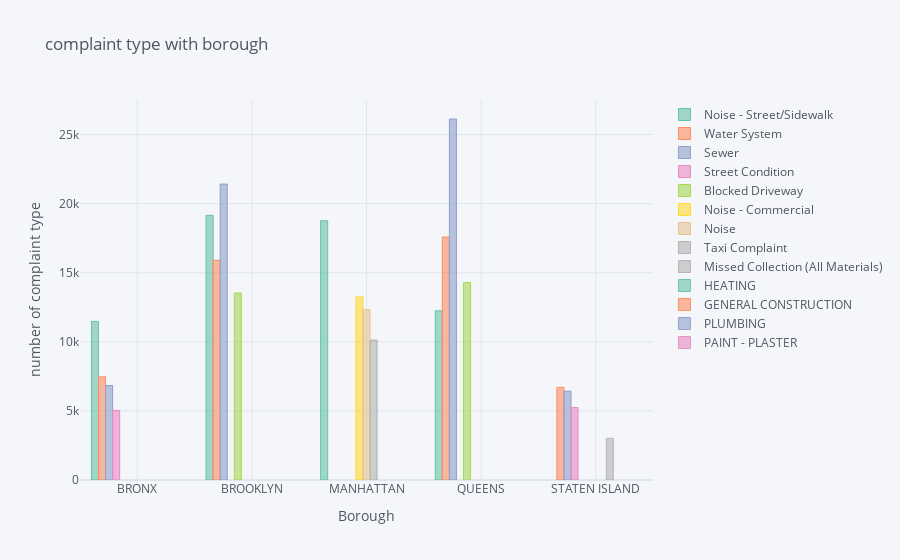

Write notebook code for a chart like this one.
### Code cell
plot_data.iplot(kind='bar', xTitle='Borough',    yTitle='number of complaint type',    title='complaint type with borough', colorscale='set2')

### Figure 1 — Plotly figure (JSON) as saved in the notebook; plotly's stock layout.template omitted (floating-point values rounded to 4 significant figures)
{"data": [{"marker": {"color": "rgba(102, 194, 165, 0.6)", "line": {"color": "rgba(102, 194, 165, 1.0)", "width": 1}}, "name": "Noise - Street/Sidewalk", "orientation": "v", "text": "", "type": "bar", "x": ["BRONX", "BROOKLYN", "MANHATTAN", "QUEENS", "STATEN ISLAND"], "y": [11475, 19150, 18759, 12240, ""]}, {"marker": {"color": "rgba(252, 141, 98, 0.6)", "line": {"color": "rgba(252, 141, 98, 1.0)", "width": 1}}, "name": "Water System", "orientation": "v", "text": "", "type": "bar", "x": ["BRONX", "BROOKLYN", "MANHATTAN", "QUEENS", "STATEN ISLAND"], "y": [7461, 15898, "", 17578, 6704]}, {"marker": {"color": "rgba(141, 160, 203, 0.6)", "line": {"color": "rgba(141, 160, 203, 1.0)", "width": 1}}, "name": "Sewer", "orientation": "v", "text": "", "type": "bar", "x": ["BRONX", "BROOKLYN", "MANHATTAN", "QUEENS", "STATEN ISLAND"], "y": [6840, 21414, "", 26123, 6427]}, {"marker": {"color": "rgba(231, 138, 195, 0.6)", "line": {"color": "rgba(231, 138, 195, 1.0)", "width": 1}}, "name": "Street Condition", "orientation": "v", "text": "", "type": "bar", "x": ["BRONX", "BROOKLYN", "MANHATTAN", "QUEENS", "STATEN ISLAND"], "y": [5043, "", "", "", 5241]}, {"marker": {"color": "rgba(166, 216, 84, 0.6)", "line": {"color": "rgba(166, 216, 84, 1.0)", "width": 1}}, "name": "Blocked Driveway", "orientation": "v", "text": "", "type": "bar", "x": ["BRONX", "BROOKLYN", "MANHATTAN", "QUEENS", "STATEN ISLAND"], "y": ["", 13528, "", 14288, ""]}, {"marker": {"color": "rgba(255, 217, 47, 0.6)", "line": {"color": "rgba(255, 217, 47, 1.0)", "width": 1}}, "name": "Noise - Commercial", "orientation": "v", "text": "", "type": "bar", "x": ["BRONX", "BROOKLYN", "MANHATTAN", "QUEENS", "STATEN ISLAND"], "y": ["", "", 13243, "", ""]}, {"marker": {"color": "rgba(229, 196, 148, 0.6)", "line": {"color": "rgba(229, 196, 148, 1.0)", "width": 1}}, "name": "Noise", "orientation": "v", "text": "", "type": "bar", "x": ["BRONX", "BROOKLYN", "MANHATTAN", "QUEENS", "STATEN ISLAND"], "y": ["", "", 12324, "", ""]}, {"marker": {"color": "rgba(179, 179, 179, 0.6)", "line": {"color": "rgba(179, 179, 179, 1.0)", "width": 1}}, "name": "Taxi Complaint", "orientation": "v", "text": "", "type": "bar", "x": ["BRONX", "BROOKLYN", "MANHATTAN", "QUEENS", "STATEN ISLAND"], "y": ["", "", 10127, "", ""]}, {"marker": {"color": "rgba(179, 179, 179, 0.6)", "line": {"color": "rgba(179, 179, 179, 0.8999999999999999)", "width": 1}}, "name": "Missed Collection (All Materials)", "orientation": "v", "text": "", "type": "bar", "x": ["BRONX", "BROOKLYN", "MANHATTAN", "QUEENS", "STATEN ISLAND"], "y": ["", "", "", "", 3017]}, {"marker": {"color": "rgba(102, 194, 165, 0.6)", "line": {"color": "rgba(102, 194, 165, 0.8999999999999999)", "width": 1}}, "name": "HEATING", "orientation": "v", "text": "", "type": "bar", "x": ["BRONX", "BROOKLYN", "MANHATTAN", "QUEENS", "STATEN ISLAND"], "y": ["", "", "", "", ""]}, {"marker": {"color": "rgba(252, 141, 98, 0.6)", "line": {"color": "rgba(252, 141, 98, 0.8999999999999999)", "width": 1}}, "name": "GENERAL CONSTRUCTION", "orientation": "v", "text": "", "type": "bar", "x": ["BRONX", "BROOKLYN", "MANHATTAN", "QUEENS", "STATEN ISLAND"], "y": ["", "", "", "", ""]}, {"marker": {"color": "rgba(141, 160, 203, 0.6)", "line": {"color": "rgba(141, 160, 203, 0.8999999999999999)", "width": 1}}, "name": "PLUMBING", "orientation": "v", "text": "", "type": "bar", "x": ["BRONX", "BROOKLYN", "MANHATTAN", "QUEENS", "STATEN ISLAND"], "y": ["", "", "", "", ""]}, {"marker": {"color": "rgba(231, 138, 195, 0.6)", "line": {"color": "rgba(231, 138, 195, 0.8999999999999999)", "width": 1}}, "name": "PAINT - PLASTER", "orientation": "v", "text": "", "type": "bar", "x": ["BRONX", "BROOKLYN", "MANHATTAN", "QUEENS", "STATEN ISLAND"], "y": ["", "", "", "", ""]}], "layout": {"legend": {"bgcolor": "#F5F6F9", "font": {"color": "#4D5663"}}, "paper_bgcolor": "#F5F6F9", "plot_bgcolor": "#F5F6F9", "title": {"font": {"color": "#4D5663"}, "text": "complaint type with borough"}, "xaxis": {"gridcolor": "#E1E5ED", "showgrid": true, "tickfont": {"color": "#4D5663"}, "title": {"font": {"color": "#4D5663"}, "text": "Borough"}, "zerolinecolor": "#E1E5ED"}, "yaxis": {"gridcolor": "#E1E5ED", "showgrid": true, "tickfont": {"color": "#4D5663"}, "title": {"font": {"color": "#4D5663"}, "text": "number of complaint type"}, "zerolinecolor": "#E1E5ED"}}}
